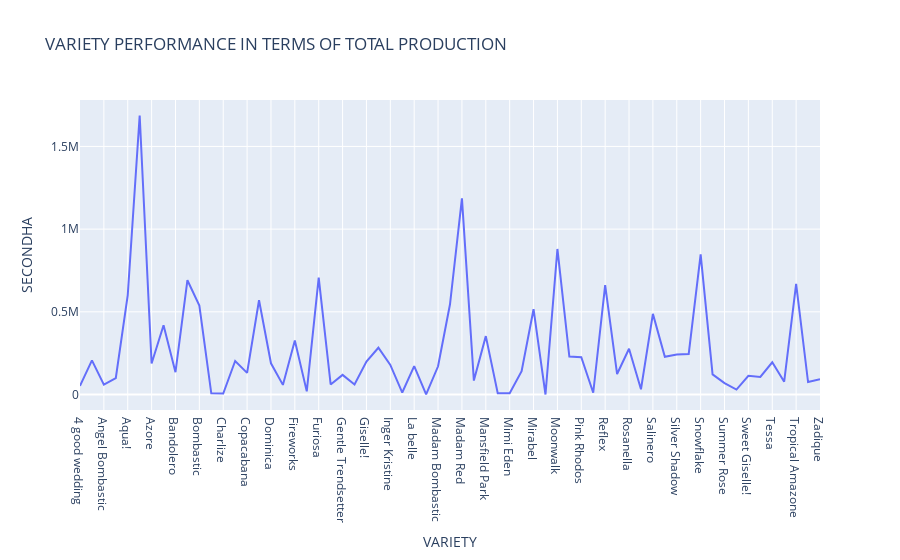

Notebook cell for this chart:
### Markdown cell above
Insights
1. Athena had the highest production in the firstquarter with a total of 778, 396 in production followed closely by Moonwalk with a total of 578,615
2. Some varieties with a production of 1 were experiencin replanting while others were being uprooted
3. Madam bombastic had the lowest production of 459 in quarter1

### Code cell
variety_performance=data.groupby('VARIETY')['SECONDHA'].sum().reset_index()

fig=px.line(variety_performance, x='VARIETY', y='SECONDHA', title='VARIETY PERFORMANCE IN TERMS OF TOTAL PRODUCTION')
fig.show()

### Figure 1 — Plotly figure (JSON) as saved in the notebook; plotly's stock layout.template omitted (floating-point values rounded to 4 significant figures)
{"data": [{"hovertemplate": "VARIETY=%{x}<br>SECONDHA=%{y}<extra></extra>", "legendgroup": "", "line": {"color": "#636efa", "dash": "solid"}, "marker": {"symbol": "circle"}, "mode": "lines", "name": "", "orientation": "v", "showlegend": false, "type": "scatter", "x": ["4 good wedding", "Alicia", "Angel Bombastic", "Antigua", "Aqua!", "Athena ", "Azore", "Babe", "Bandolero", "Belle Rose", "Bombastic ", "Borneo!", "Charlize", "Classic Sensation", "Copacabana ", "Dinara", "Dominica", "Exclusive Sensation", "Fireworks", "Flinders Lane", "Furiosa", "Gelato", "Gentle Trendsetter", "Georgia Peach", "Giselle!", "Green Glow ", "Inger Kristine", "Julietta Honey", "La belle", "Lady Bombastic", "Madam Bombastic", "Madam Cerise", "Madam Red ", "Magma", "Mansfield Park", "Mansfield Pink Park", "Mimi Eden", "Minnion Rose", "Mirabel", "Miss Bombastic", "Moonwalk", "Nathalie", "Pink Rhodos ", "Princessa", "Reflex", "Romantic Bubbles", "Rosanella", "Saffran Smile", "Salinero", "Silva Pink+", "Silver Shadow", "Smashing", "Snowflake", "Summer Dance", "Summer Rose", "Super Sensation", "Sweet Giselle!", "Tarantella", "Tessa", "Trials", "Tropical Amazone", "Yellow babe", "Zadique"], "xaxis": "x", "y": [51937, 206201, 59434, 99719, 600963, 1687152, 187793, 418479, 134685, 691183, 537629, 7111, 6140, 202723, 130917, 569781, 188590, 58124, 326453, 18812, 707241, 60654, 118645, 60532, 199462, 282753, 178778, 11895, 172106, 1130, 170738, 545727, 1185626, 84308, 353051, 7638, 8067, 140704, 515625, 1, 880068, 229276, 225957, 10506, 661176, 123924, 276433, 31552, 487647, 228138, 241518, 245171, 847933, 121585, 68756, 29803, 113104, 106104, 195043, 77420, 668320, 75584, 92309], "yaxis": "y"}], "layout": {"autosize": true, "legend": {"tracegroupgap": 0}, "title": {"text": "VARIETY PERFORMANCE IN TERMS OF TOTAL PRODUCTION"}, "xaxis": {"anchor": "y", "autorange": true, "domain": [0, 1], "range": [0, 62], "title": {"text": "VARIETY"}, "type": "category"}, "yaxis": {"anchor": "x", "autorange": true, "domain": [0, 1], "range": [-93730.0, 1781000.0], "title": {"text": "SECONDHA"}, "type": "linear"}}}
